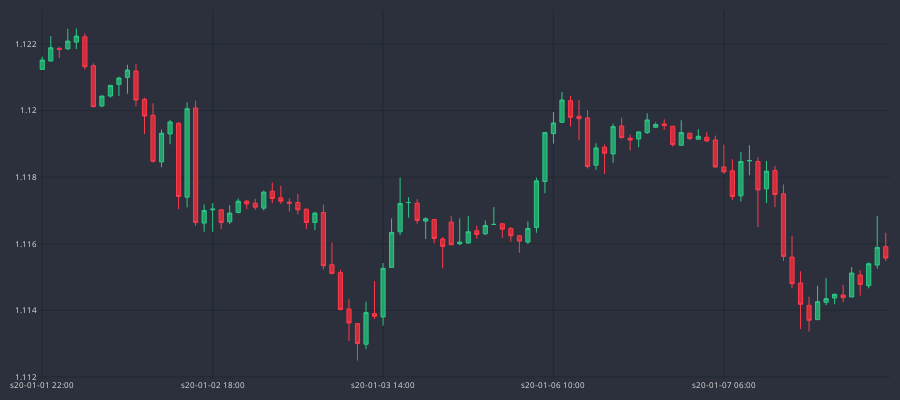

Write notebook code for a chart like this one.
### Code cell
fig = go.Figure()
fig.add_trace(go.Candlestick(
    x=df_plot.sTime,
    open=df_plot.mid_o,
    high=df_plot.mid_h,
    low=df_plot.mid_l,
    close=df_plot.mid_c,
    line=dict(width=1), opacity=1,
    increasing_fillcolor='#24A06B',
    decreasing_fillcolor="#CC2E3C",
    increasing_line_color='#2EC886',  
    decreasing_line_color='#FF3A4C'
))

fig.update_yaxes(
    gridcolor="#1f292f"
)
fig.update_xaxes(
    gridcolor="#1f292f",
    rangeslider=dict(visible=False),
    nticks=5
)

fig.update_layout(
    width=900,
    height=400,
    margin=dict(l=10,r=10,b=10,t=10),
    paper_bgcolor="#2c303c",
    plot_bgcolor="#2c303c",
    font=dict(size=8, color="#e1e1e1")
)

fig.show()
